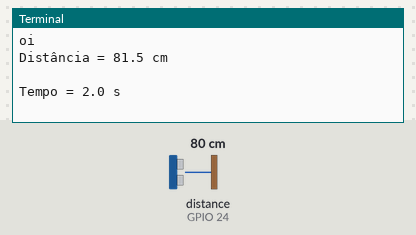
This program was run on a simulated Raspberry Pi (BCM pin numbers). On the bench: the last lines printed to the terminal. The test bench sets the inputs (shaded band); at power-on: distance to the obstacle (sensor on GPIO 24) 80 cm. The echo pulse lasts 58.3 µs per cm; the clock reads 2024-03-15 10:24:30 at power-on unless the program sets it.

Above: at 1.2 s.
1.3 s: distance to the obstacle (sensor on GPIO 24) set to 2 cm
At 2.6 s:
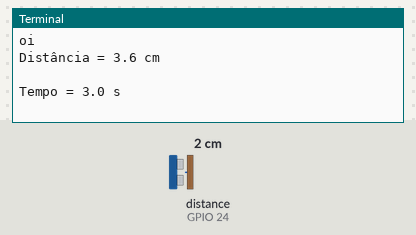
2.8 s: distance to the obstacle (sensor on GPIO 24) set to 4 cm
At 3.4 s:
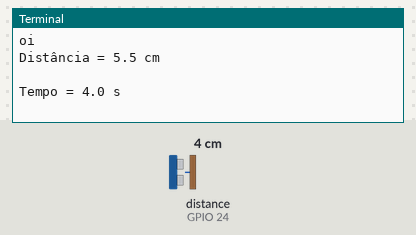
Timing chart, 0 to 5.8 s (numbered marks = the images above; inputs shaded):
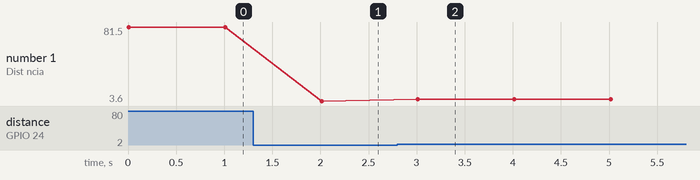

The program:

distancia.py
```python
# Bibliotecas
import paho.mqtt.client as mqtt
import RPi.GPIO as GPIO
import time
import json

#connecting to broker
broker="localhost"

# Modos do GPIO (Board/ BCM)
GPIO.setmode(GPIO.BCM)
GPIO.setwarnings(True)
GPIO_TRIGGER = 18
GPIO_ECHO = 24

# Setar I/O do GPIO
GPIO.setup(GPIO_TRIGGER, GPIO.OUT)
GPIO.setup(GPIO_ECHO, GPIO.IN)
GPIO.output(GPIO_TRIGGER, False)
#time.sleep(2)


def distance():

    #set Trigger to HIGH
    GPIO.output(GPIO_TRIGGER, True)

    #set Trigger after 0.01 ms to LOW
    time.sleep(0.00001)
    GPIO.output(GPIO_TRIGGER, False)

    pulse_start = time.time()
    pulse_end = time.time()

    # save StartTime
    while GPIO.input(GPIO_ECHO) == 0:
        #print("teste")
        pulse_start = time.time()

    # save time of arrival
    while GPIO.input(GPIO_ECHO) == 1:
        pulse_end = time.time()

    # time difference between start and arrival
    pulse_time = pulse_end - pulse_start
    #multiply with the sonic speed (34300 cm/s)
    distance = round(pulse_time * 17150,2)

    return distance + 1.5

tempo = 0
try:
    while True:
        tempo += 0.8
        tempo = round(tempo,0)
        print("oi")
        dist = distance()
        teste = {'Dist':dist}
        dados = {'time':tempo,'dist':dist}
        data_out = json.dumps(dados)
        print("Distância = %.1f cm \n" % dist)
        print("Tempo = %.1f s \n" % tempo)
        time.sleep(1)

#reset by pressing CRTL-C
except KeyboardInterrupt:
    print("Stopping Services...")

finally:
    print("CLeaning  UP")
    GPIO.cleanup()
```

Measured:
- after the input at 1.3 s, the terminal: prints a new line after 0.71 s (image 1)
- after the input at 2.8 s, the terminal: prints a new line after 0.21 s (image 2)
- plotted number 1: 81.5 → 3.6 after the input at 1.3 s, 3.6 → 5.5 after the input at 2.8 s
